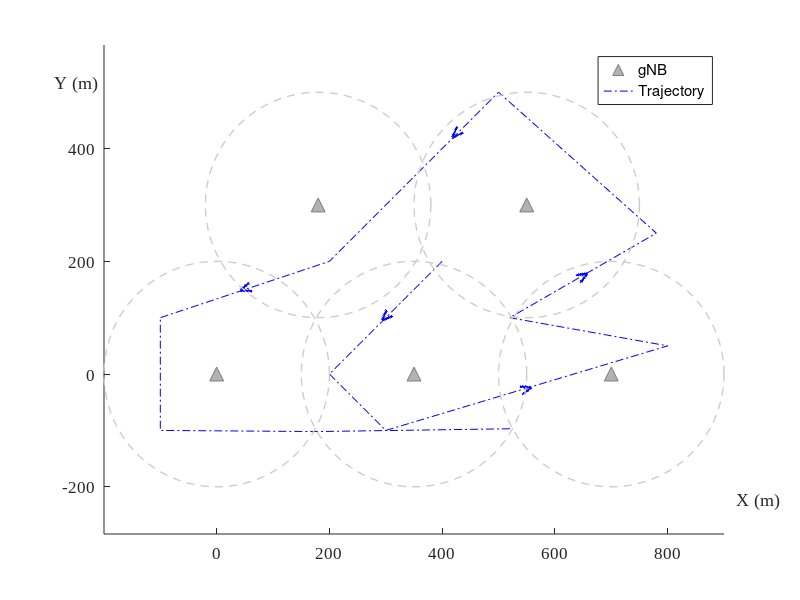

Here is the MATLAB script that generated this plot:

%=======================================================================
% File: generateUniformWaypoints.m
%
% Description:
%   This script generates a predefined UAV flight trajectory and plots it 
%   along with the positions and coverage of 5G base stations (gNBs).
%   The trajectory waypoints are saved to a file named 'fixedpath.mat'.
%
%=======================================================================
function generateUniformWaypoints()
    % Base station positions [X, Y, Z]
    gNBPositions = [0 0 25; 700 0 25; 550 300 25; 350 0 25; 180 300 25];  
    
    % Generate trajectory waypoints (example route)
    waypoints = [
        400 200 150;
        200 0 150;        
        300 -100 150;       
       
        800 50 150;       
        520 100 150;       
        780 250 150;       
        500 500 150;      
        350 350 150;       
        200 200 150;       
        -100 100 150;     
        -100 -100 150;
        178 -102 150;
        524 -97 150;
    ];
    
    



    % Save waypoints
    save('fixedpath.mat', 'waypoints');

 
    % === Plotting ===
    figure;
    hold on;
    
    % Plot trajectory
    trajectoryPlot = plot(waypoints(:,1), waypoints(:,2), 'b-.', ...
        'LineWidth', 0.7, 'MarkerSize', 8, 'MarkerFaceColor', 'b', ...
        'DisplayName', 'Trajectory');

    selected_segments = [1, 3, 5, 7, 9];  % Select specific segments to add direction symbols
    for k = selected_segments
        if k < size(waypoints,1)
            % Compute the offset position (slightly forward on the segment)
            offset = 0.5; % Ratio from start to end point (0.5 = midpoint)
            arrow_pos = (1-offset)*waypoints(k,1:2) + offset*waypoints(k+1,1:2);
    
            % Calculate the precise rotation angle
            dx = waypoints(k+1,1) - waypoints(k,1);
            dy = waypoints(k+1,2) - waypoints(k,2);
            angle = atan2d(dy, dx); % Compute angle directly (in degrees)
    
            % Draw the direction symbol (rotated based on the angle)
            text(arrow_pos(1), arrow_pos(2), '\bf>', ...  % Use \bf for bold arrow
                'FontSize', 16, ...  % Increase font size for visibility
                'Color', 'b', ...
                'HorizontalAlignment', 'center', ...
                'VerticalAlignment', 'middle', ...
                'Rotation', angle, ...
                'Interpreter', 'tex'); % Use TeX interpreter to support bold formatting
        end
    end

        

    % Plot base stations
    bsPlot = plot(gNBPositions(:,1), gNBPositions(:,2), '^', ...
        'MarkerSize', 10, ...
        'MarkerEdgeColor', [0.5 0.5 0.5], ...
        'MarkerFaceColor', [0.7 0.7 0.7], ...
        'DisplayName', 'gNB');

    % Plot coverage circles (for each base station)
    theta = linspace(0, 2*pi, 100);
    radius = 200;
    coverageColor = [0.8 0.8 0.8];

    % Dummy plot for legend entry
    plot(NaN, NaN, '--', 'Color', coverageColor, ...
         'LineWidth', 1);

    for i = 1:size(gNBPositions,1)
        x_circle = gNBPositions(i,1) + radius * cos(theta);
        y_circle = gNBPositions(i,2) + radius * sin(theta);
        plot(x_circle, y_circle, '--', 'Color', coverageColor, 'LineWidth', 1);
    end

    % Final plot settings
    % grid on;
    % xlabel('X (m)');
    % ylabel('Y (m)');
    %title('5G Simulated Network Topology');
    legend([bsPlot,trajectoryPlot], 'Location', 'best','FontSize',8);
  
    xLimits = get(gca, 'XLim');
    yLimits = get(gca, 'YLim');
    
    
    xlabel('X (m)', 'Units', 'data', 'Position', [xLimits(2), yLimits(1) - 10, 0], 'HorizontalAlignment', 'right');
    ylabel('Y (m)', 'Units', 'data', 'Position', [xLimits(1) - 10, yLimits(2), 0], 'HorizontalAlignment', 'right', 'Rotation', 0);


    set(gca, 'FontSize', 12,'FontName', 'Times New Roman');

    %set(gcf, 'Units', 'inches', 'Position', [1, 1, 3.5, 2.5]);  % IEEE single-column size
    axis equal;
    hold off;
end
